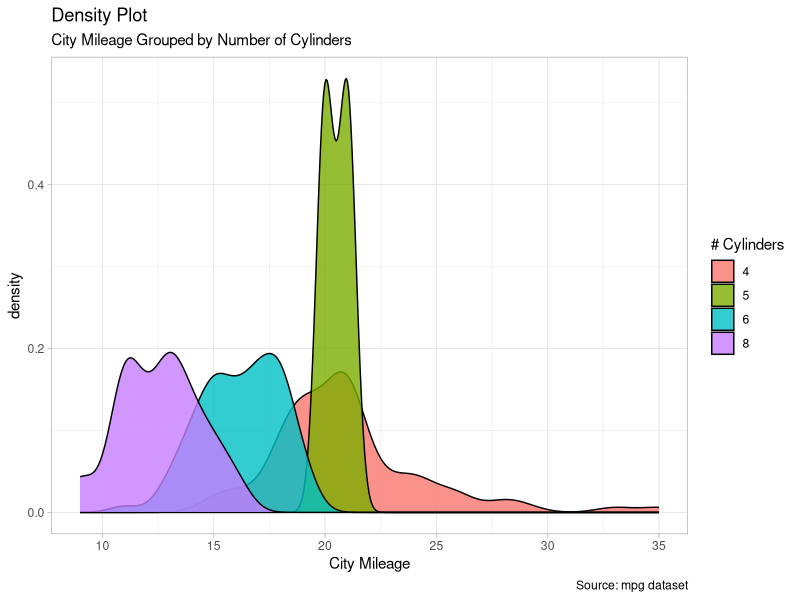

The R source for this figure:
## ---- chunk 1
#| output: false
library(tidyverse)
library(GGally)

df <- mpg # assigning the data set to a new name
head(df)
theme_set(theme_light()) #set the graphics theme to a light style for this R session.
## ---- chunk 2
#| echo: fenced
#| code-fold: false
#| label: fig-cty-by-cyl-density
#| fig-cap: The impact of cylinder size on the city mileage using density plot
#| fig-cap-location: top
#| output-location: slide

ggplot(df, aes(x = cty)) +
  geom_density(aes(fill=factor(cyl)), alpha=0.8) +
  labs(title = "Density Plot",
       subtitle = "City Mileage Grouped by Number of Cylinders",
       caption = "Source: mpg dataset",
       x= "City Mileage",  
       fill="# Cylinders") 
